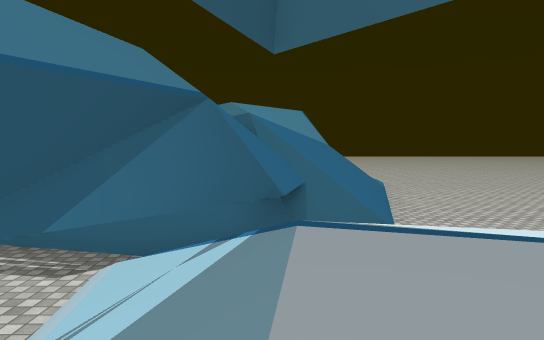
[1] (above)

16 first-person views from a walk through a Unity game level. The camera is 1.4 m above the floor, tilts 4° down and sees 75° across. The floor is counted in squares, 2 m on a side. Each view is taken from the middle of a square. On the plan, view 1 faces up. The plan holds only what a view shows up to about 11 squares ahead; the rest is blank. The place goes on beyond the plan. The player character is not drawn. Some surface patterns are stand-ins.

[2]
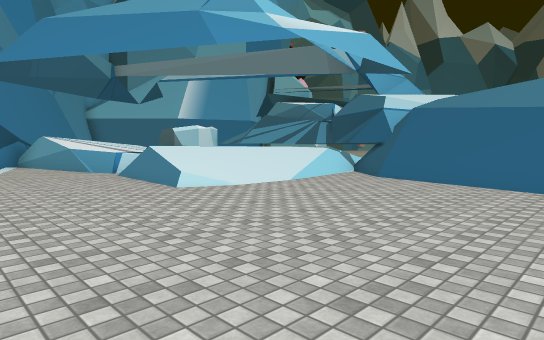

[3]
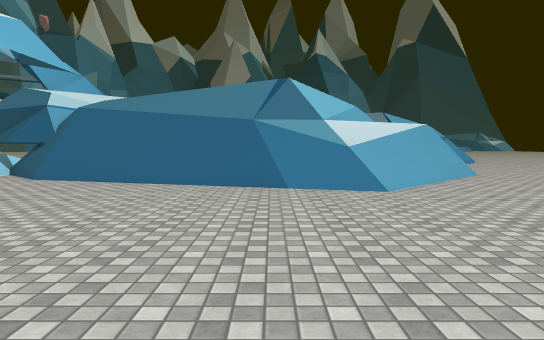

[4]
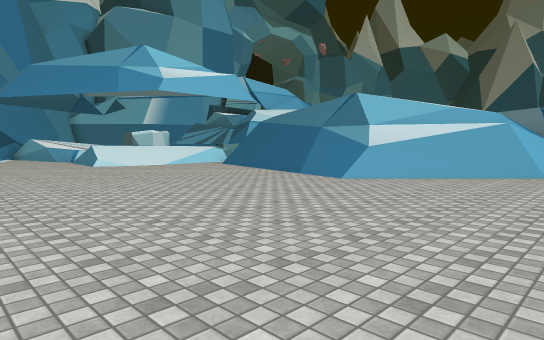

[5]
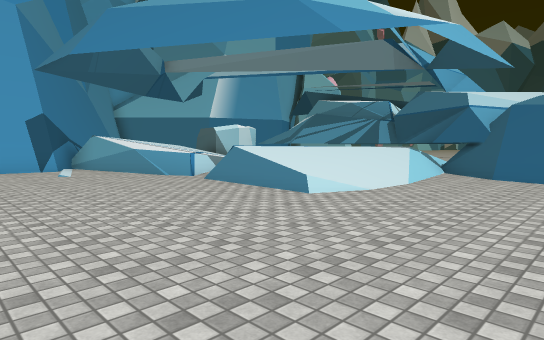

[6]
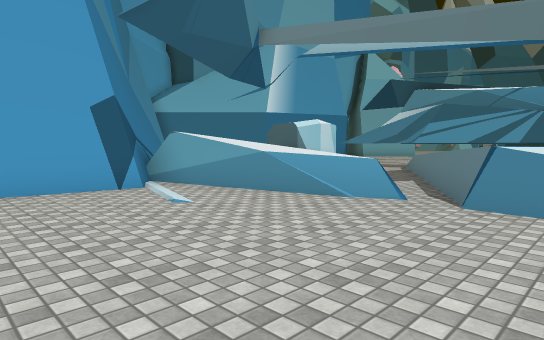

[7]
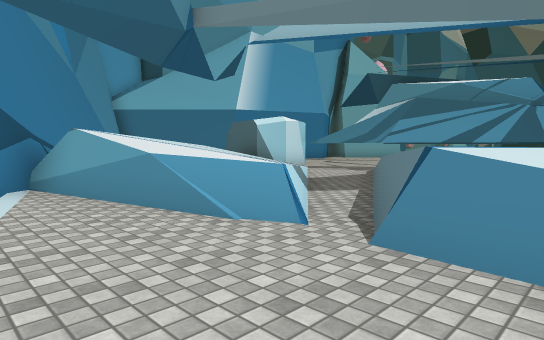

[8]
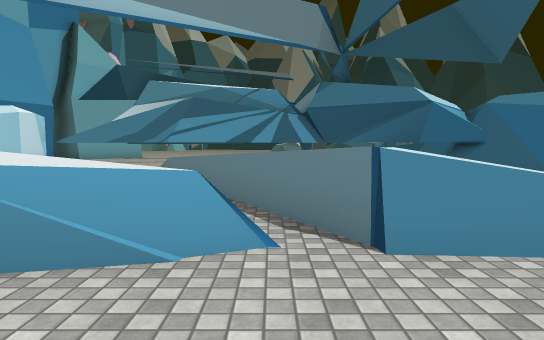

[9]
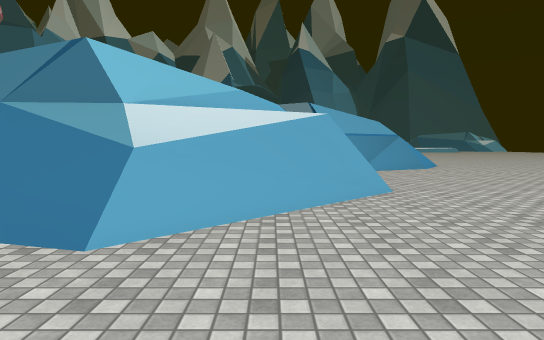

[10]
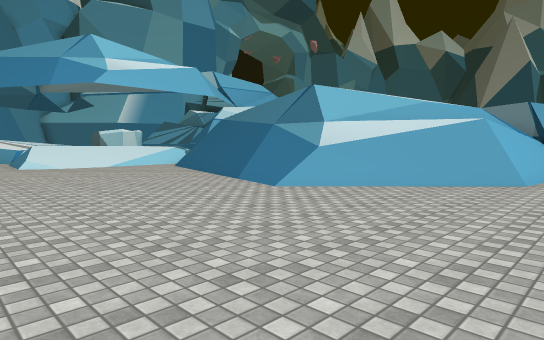

[11]
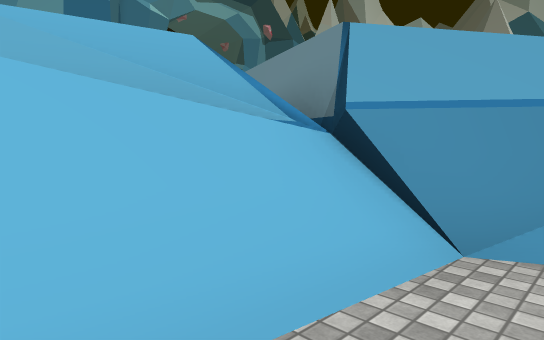

[12]
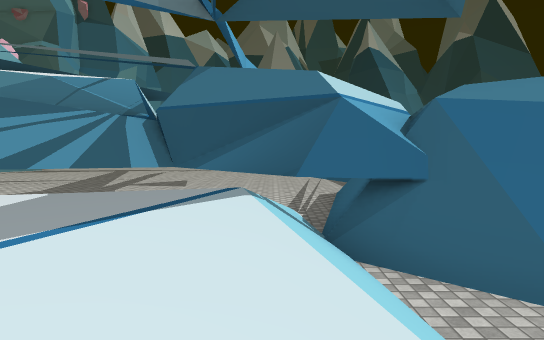

[13]
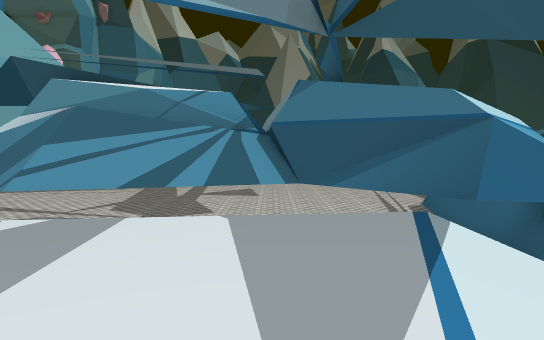

[14]
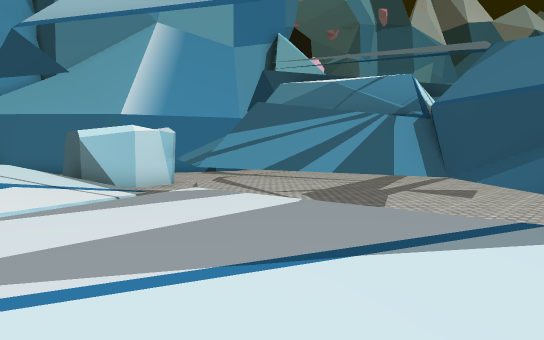

[15]
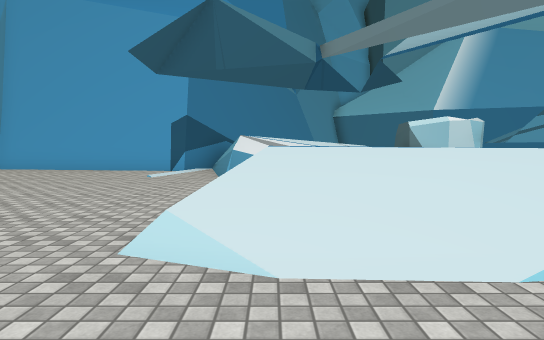

[16]
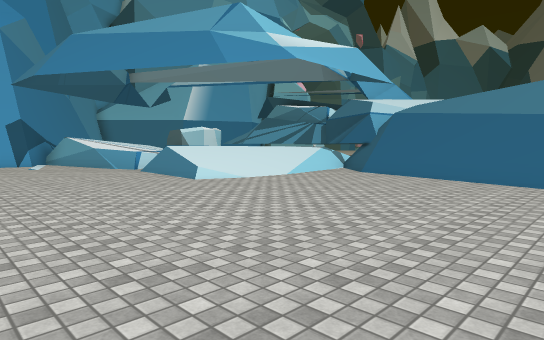

### Floor plan
Key: @ floor where view 1 was taken; # wall or solid block; . main floor; : floor 0.75 m higher than the main floor; + floor 1 m higher than the main floor; * floor 1.25 m higher than the main floor; / step, stairs or slope; = window, fence, low wall or low ledge; ^ raised ledge; v drop or lower ground.
Columns run from 5 left of view 1 to 10 right of it. Each row starts with its distance up from view 1.
 16 =/..............
 15 /#=///..........
 14  #==###.........
 13  v####=/........
 12  v  ##=//.......
 11      ^=//......
 10       #//.......
  9      ^=//.......
  8      ^=/........
  7      ^//........
  6     ^^//........
  5  ######.........
  4     ##/////.....
  3     ##/////#....
  2    ##/**//=/....
  1    #//****=.....
  0     /@++*##.....
 -1     #++####=....
 -2     #:### #=. ..
 -3     ####   #....
 -4            #.###
 -5            ###

Positions as (right, up) in squares from view 1, and headings:
1: (0, 0), facing up
2: (9, 9), facing down-left
3: (9, 10), facing left
4: (10, 16), facing down-left
5: (10, 7), facing down-left
6: (10, 2), facing down-left
7: (8, 2), facing down-left
8: (8, 0), facing left
9: (6, 13), facing left
10: (8, 16), facing down-left
11: (-1, 16), facing down-left
12: (4, 3), facing left
13: (4, 1), facing left
14: (3, 3), facing down-left
15: (5, 6), facing down
16: (10, 10), facing down-left
